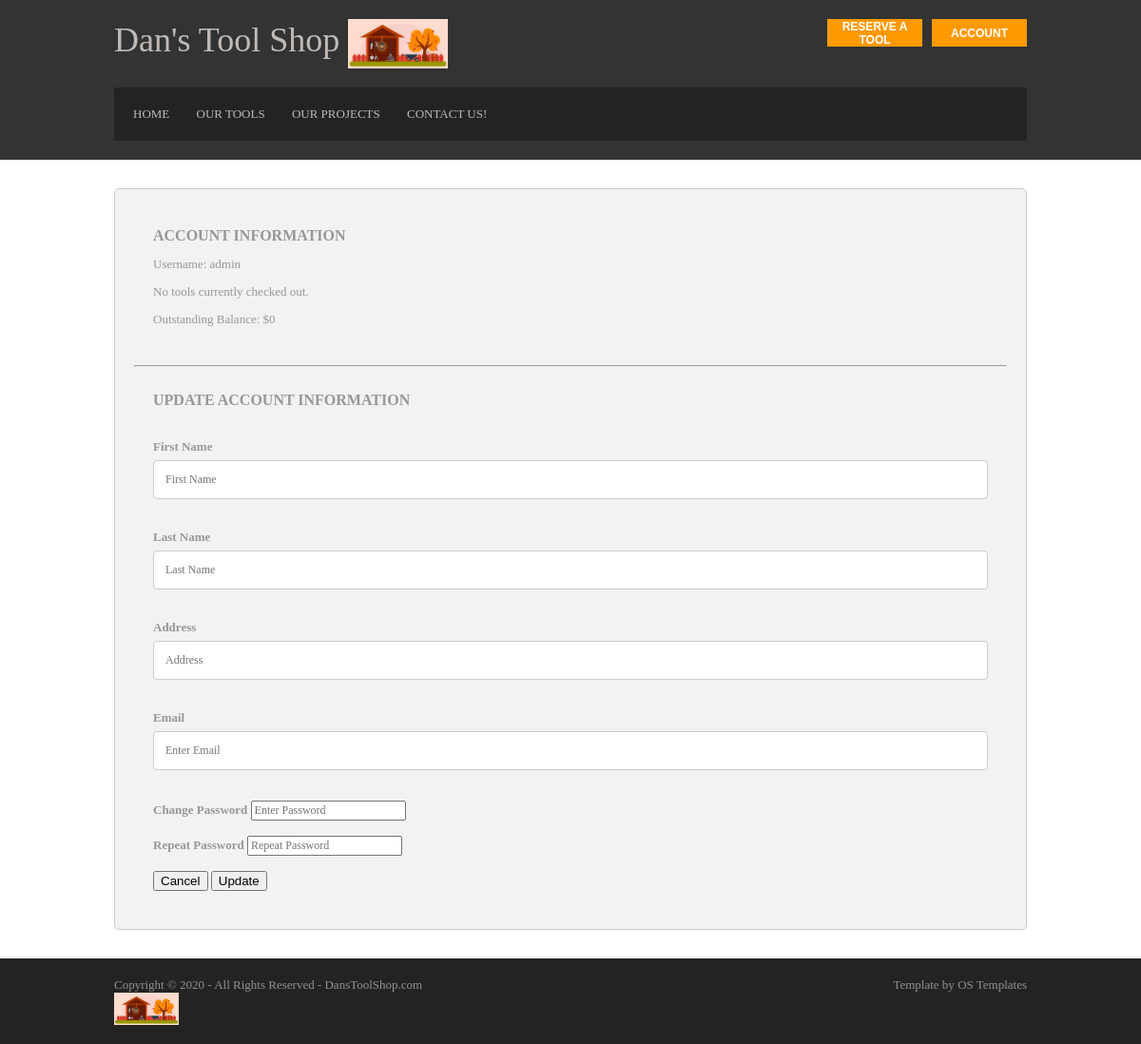
The page /Toolshop/account/ (signed in) on the database as committed earlier.
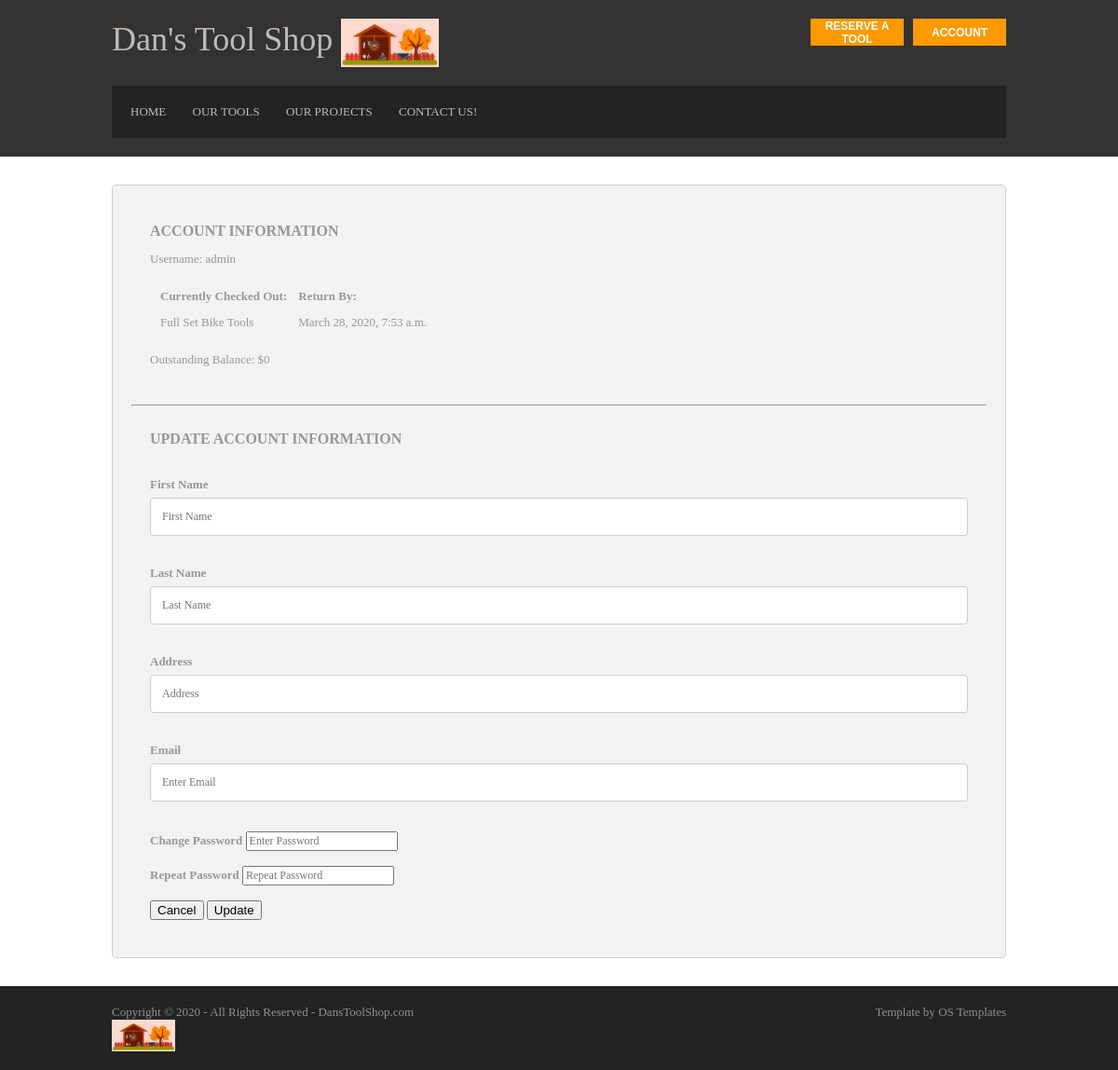
The same page on the database as committed later.
### Toolshop/models.py (models this page shows, shortened)
class Tool(models.Model):
    name = models.CharField(max_length=100)
    category = models.CharField(max_length=100)
    times_checked_out = models.IntegerField()
    cost = models.IntegerField()
    condition = models.TextField(blank=True)  # Blank here means "Can be blank" sometimes.
    is_checked_out = models.BooleanField(default=False)
    date_checked_out = models.DateTimeField(blank=True, null=True)  # Blank\null here means "Can be blank" sometimes.
    who_checked_out = models.CharField(max_length=100, blank=True)  # Blank here means "Can be blank" sometimes.

### Toolshop/views.py (the view)
# urls.py: path('account/', views.account_page, name='account'),
@login_required
def account_page(request):
    user = request.user
    tools_list = Tool.objects.filter(who_checked_out__contains=user.username)
    context = {
        'user': user,
        'tools_list': tools_list
    }
    return render(request, 'Toolshop/account.html', context)

### Toolshop/templates/Toolshop/account.html (shortened to what this page needs)
<!DOCTYPE html>
<html lang="en" dir="ltr">
<head>
  {% load static %}
  <link rel="stylesheet" href="{% static 'Toolshop/layout.css' %}">
</head>
<body>
<div class="wrapper row1">
  <header id="header" class="clear">
    <div id="hgroup">
      <h1><a href="{% url 'Toolshop:index' %}">Dan's Tool Shop
      <img src="{% static 'Toolshop/logo.jpg' %}" style="width:15%"></a></h1>
    </div>
      <fieldset>
        <div style="padding-right: 0px">
          <button class="menuButtons" style="height: 29.4px" "font:bold;"> <a href="{% url 'Toolshop:account' %}">Account</a> </button>
        </div>
        <div style="padding-right: 110px">
          <button class="menuButtons" style="height: 29.4px" "font:bold;"> <a href="{% url 'Toolshop:reserve' %}">Reserve a Tool</a> </button>
        </div>
      </fieldset>
    <nav>
      <ul>
        <li><a href="{% url 'Toolshop:index' %}">Home</a></li>
        <li><a href="{% url 'Toolshop:tools' %}">Our Tools</a></li>
        <li><a href="{% url 'Toolshop:projects' %}">Our Projects</a></li>
        <li><a href="{% url 'Toolshop:contact' %}">Contact Us!</a></li>
      </ul>
    </nav>
  </header>
</div>
<div class="wrapper row2">
  <div id="container">
    <div class="container" style="border:1px solid #ccc">
      <div class="container">
        <h1>Account Information</h1>
        <p> Username: {{user.username}}</p>
        {% if tools_list %}
          <table cellspacing="10">
            <tr>
              <th>Currently Checked Out:</th>
              <th>Return By:</th>
            </tr>
              {% for tool in tools_list %}
            <tr>
              <td>{{tool.name}}</td>
              <td>{{tool.date_checked_out}}</td>
            </tr>
              {% endfor %}
          </table>
		{% else %}
    		<p>No tools currently checked out.</p>
		{% endif %}
        <p>Outstanding Balance: ${{user.customerinfo.current_outstanding_balance}}</p>
      </div>
      <hr>
      <form action="{% url 'Toolshop:update'%}" method="post">
        <div class="container">
          <h1>Update Account Information</h1>
          <br>
          <br>
          <label for="firstName"><b>First Name</b></label>
          <input type="text" placeholder="First Name" name="firstName" required>
          <br>
          <br>
          <label for="lastName"><b>Last Name</b></label>
          <input type="text" placeholder="Last Name" name="lastName" required>
          <br>
          <br>
          <label for="address"><b>Address</b></label>
          <input type="text" placeholder="Address" name="address" required>
          <br>
          <br>
          <label for="email"><b>Email</b></label>
          <input type="email" placeholder="Enter Email" name="email" required>
          <br>
          <br>
          <label for="psw"><b>Change Password</b></label>
          <input type="password" placeholder="Enter Password" name="psw" required>
          <br>
          <br>
          <label for="psw-repeat"><b>Repeat Password</b></label>
          <input type="password" placeholder="Repeat Password" name="psw-repeat" required>
          <br>
          <br>
          <div class="clearfix">
            <button type="button" class="cancelbtn">Cancel</button>
            <button type="submit" class="signupbtn">Update</button>
          </div>
        </div>
      </form>
    </div>
  </div>
</div>
<div class="wrapper row3">
  <footer id="footer" class="clear">
    <p class="fl_left">Copyright &copy; 2020 - All Rights Reserved - <a href="#"> DansToolShop.com <br> <img src="{% static 'Toolshop/logo.jpg' %}" style="width:15%"> </a></p>
    <p class="fl_right">Template by <a target="_blank" href="https://www.os-templates.com/" title="Free Website Templates">OS Templates</a></p>
  </footer>
</div>
</body>
</html>

Rows that differ between the two databases and show on the page:
now on this page (row edited): Tool: name "Full Set Bike Tools", date_checked_out "March 28, 2020, 7:53 a.m."
Other text that changed with them:
text no longer shown: "No tools currently checked out."
text now shown: "Currently Checked Out: Return By:"
